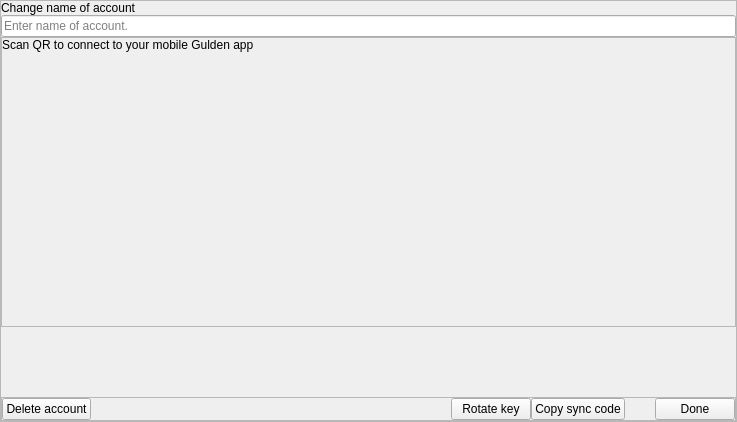
<?xml version="1.0" encoding="UTF-8"?>
<ui version="4.0">
 <class>AccountSettingsDialog</class>
 <widget class="QStackedWidget" name="AccountSettingsDialog">
  <property name="geometry">
   <rect>
    <x>0</x>
    <y>0</y>
    <width>737</width>
    <height>422</height>
   </rect>
  </property>
  <property name="sizePolicy">
   <sizepolicy hsizetype="Expanding" vsizetype="Expanding">
    <horstretch>0</horstretch>
    <verstretch>0</verstretch>
   </sizepolicy>
  </property>
  <widget class="QFrame" name="dialogPage">
   <property name="toolTip">
    <string notr="true"/>
   </property>
   <layout class="QVBoxLayout" name="verticalLayout_2">
    <property name="spacing">
     <number>0</number>
    </property>
    <property name="leftMargin">
     <number>0</number>
    </property>
    <property name="topMargin">
     <number>0</number>
    </property>
    <property name="rightMargin">
     <number>0</number>
    </property>
    <property name="bottomMargin">
     <number>0</number>
    </property>
    <item>
     <layout class="QHBoxLayout" name="horizontalLayout">
      <property name="spacing">
       <number>0</number>
      </property>
      <item>
       <widget class="QFrame" name="frameAccountSettings">
        <property name="minimumSize">
         <size>
          <width>50</width>
          <height>0</height>
         </size>
        </property>
        <property name="frameShape">
         <enum>QFrame::StyledPanel</enum>
        </property>
        <property name="frameShadow">
         <enum>QFrame::Raised</enum>
        </property>
        <layout class="QVBoxLayout" name="verticalLayout">
         <property name="spacing">
          <number>0</number>
         </property>
         <property name="leftMargin">
          <number>0</number>
         </property>
         <property name="topMargin">
          <number>0</number>
         </property>
         <property name="rightMargin">
          <number>0</number>
         </property>
         <property name="bottomMargin">
          <number>0</number>
         </property>
         <item>
          <widget class="QLabel" name="labelChangeAccountName">
           <property name="text">
            <string>Change name of account</string>
           </property>
           <property name="indent">
            <number>0</number>
           </property>
          </widget>
         </item>
         <item>
          <widget class="QLineEdit" name="lineEditChangeAccountName">
           <property name="inputMethodHints">
            <set>Qt::ImhNone</set>
           </property>
           <property name="text">
            <string/>
           </property>
           <property name="placeholderText">
            <string>Enter name of account.</string>
           </property>
          </widget>
         </item>
         <item>
          <widget class="QFrame" name="frameSyncWithMobile">
           <property name="minimumSize">
            <size>
             <width>0</width>
             <height>0</height>
            </size>
           </property>
           <property name="frameShape">
            <enum>QFrame::StyledPanel</enum>
           </property>
           <property name="frameShadow">
            <enum>QFrame::Raised</enum>
           </property>
           <layout class="QVBoxLayout" name="verticalLayout_3">
            <property name="spacing">
             <number>0</number>
            </property>
            <property name="leftMargin">
             <number>0</number>
            </property>
            <property name="topMargin">
             <number>0</number>
            </property>
            <property name="rightMargin">
             <number>0</number>
            </property>
            <property name="bottomMargin">
             <number>0</number>
            </property>
            <item>
             <widget class="QLabel" name="labelScanAccountQR">
              <property name="text">
               <string notr="true">Scan QR to connect to your mobile Gulden app</string>
              </property>
              <property name="indent">
               <number>0</number>
              </property>
             </widget>
            </item>
            <item>
             <widget class="QLabel" name="addressQRContents">
              <property name="text">
               <string notr="true"/>
              </property>
              <property name="indent">
               <number>0</number>
              </property>
              <property name="textInteractionFlags">
               <set>Qt::TextSelectableByKeyboard|Qt::TextSelectableByMouse</set>
              </property>
             </widget>
            </item>
            <item>
             <widget class="ClickableQRImage" name="addressQRImage">
              <property name="minimumSize">
               <size>
                <width>260</width>
                <height>260</height>
               </size>
              </property>
              <property name="maximumSize">
               <size>
                <width>260</width>
                <height>260</height>
               </size>
              </property>
              <property name="text">
               <string/>
              </property>
             </widget>
            </item>
           </layout>
          </widget>
         </item>
         <item>
          <spacer name="verticalSpacer">
           <property name="orientation">
            <enum>Qt::Vertical</enum>
           </property>
           <property name="sizeHint" stdset="0">
            <size>
             <width>20</width>
             <height>25</height>
            </size>
           </property>
          </spacer>
         </item>
         <item>
          <widget class="QFrame" name="frameAccountSettingsButtons">
           <property name="frameShape">
            <enum>QFrame::StyledPanel</enum>
           </property>
           <property name="frameShadow">
            <enum>QFrame::Raised</enum>
           </property>
           <layout class="QHBoxLayout" name="horizontalLayout_2">
            <property name="spacing">
             <number>0</number>
            </property>
            <property name="leftMargin">
             <number>0</number>
            </property>
            <property name="topMargin">
             <number>0</number>
            </property>
            <property name="rightMargin">
             <number>0</number>
            </property>
            <property name="bottomMargin">
             <number>0</number>
            </property>
            <item>
             <widget class="QPushButton" name="buttonDeleteAccount">
              <property name="cursor">
               <cursorShape>PointingHandCursor</cursorShape>
              </property>
              <property name="text">
               <string>Delete account</string>
              </property>
              <property name="class" stdset="0">
               <string notr="true">cancel</string>
              </property>
             </widget>
            </item>
            <item>
             <spacer name="spacerAccountSettingsButtons">
              <property name="orientation">
               <enum>Qt::Horizontal</enum>
              </property>
              <property name="sizeHint" stdset="0">
               <size>
                <width>72</width>
                <height>20</height>
               </size>
              </property>
             </spacer>
            </item>
            <item>
             <widget class="QPushButton" name="rotateButton">
              <property name="cursor">
               <cursorShape>PointingHandCursor</cursorShape>
              </property>
              <property name="text">
               <string>Rotate key</string>
              </property>
              <property name="class" stdset="0">
               <string notr="true">normal</string>
              </property>
             </widget>
            </item>
            <item>
             <widget class="QPushButton" name="buttonCopy">
              <property name="cursor">
               <cursorShape>PointingHandCursor</cursorShape>
              </property>
              <property name="text">
               <string>Copy sync code</string>
              </property>
              <property name="class" stdset="0">
               <string notr="true">normal</string>
              </property>
             </widget>
            </item>
            <item>
             <spacer name="horizontalSpacer">
              <property name="orientation">
               <enum>Qt::Horizontal</enum>
              </property>
              <property name="sizeType">
               <enum>QSizePolicy::Fixed</enum>
              </property>
              <property name="sizeHint" stdset="0">
               <size>
                <width>30</width>
                <height>20</height>
               </size>
              </property>
             </spacer>
            </item>
            <item>
             <widget class="QPushButton" name="buttonDone">
              <property name="cursor">
               <cursorShape>PointingHandCursor</cursorShape>
              </property>
              <property name="text">
               <string>Done</string>
              </property>
              <property name="class" stdset="0">
               <string notr="true">focus</string>
              </property>
             </widget>
            </item>
           </layout>
          </widget>
         </item>
        </layout>
       </widget>
      </item>
     </layout>
    </item>
   </layout>
  </widget>
 </widget>
 <customwidgets>
  <customwidget>
   <class>ClickableQRImage</class>
   <extends>QLabel</extends>
   <header location="global">qt/clickableqrimage.h</header>
  </customwidget>
 </customwidgets>
 <resources/>
 <connections/>
</ui>
